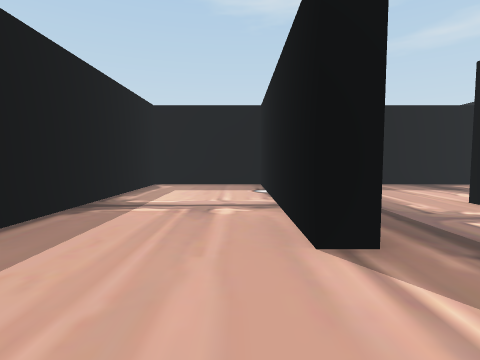
[1] (above)

20 first-person views from a walk through a 3-D level made in the Unity game engine. The camera is 1.4 m above the floor, tilts 4° down and sees 80° across. The floor is counted in squares, 2 m on a side. Each view is taken from the middle of a square. On the plan, view 1 faces up. The plan holds only what a view shows up to about 10 squares ahead; the rest is blank. The player character is not drawn.

[2]
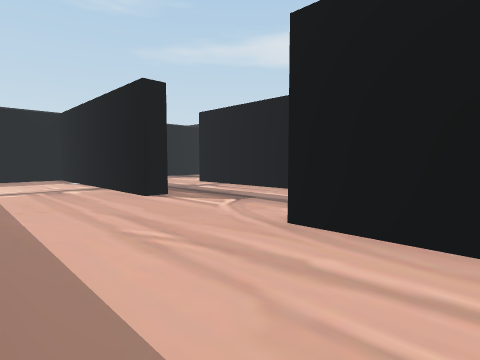

[3]
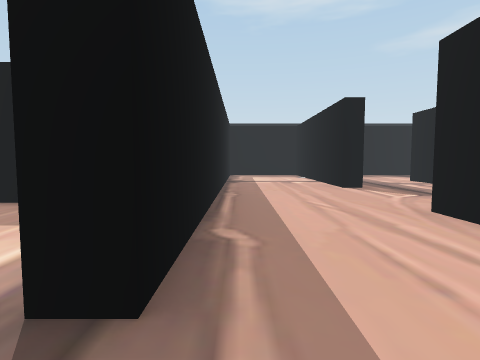

[4]
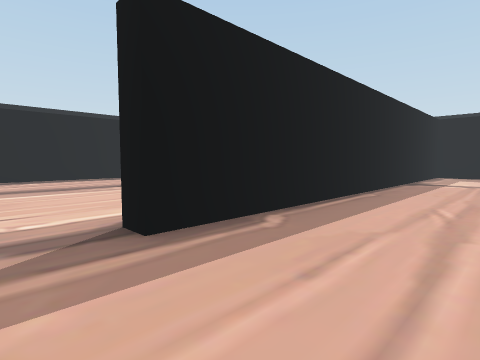

[5]
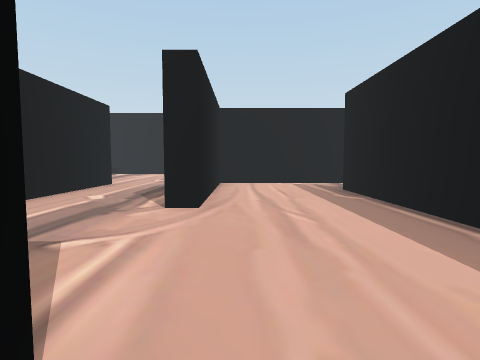

[6]
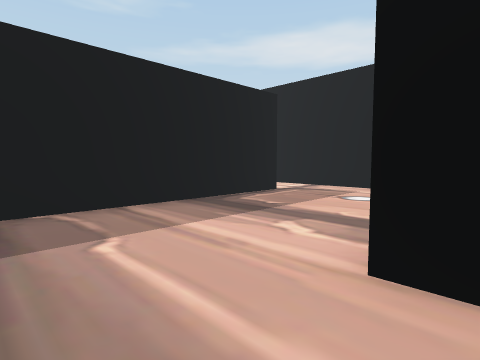

[7]
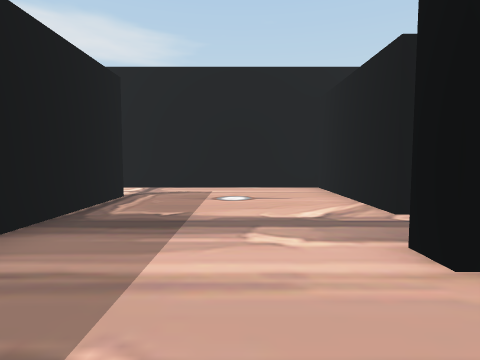

[8]
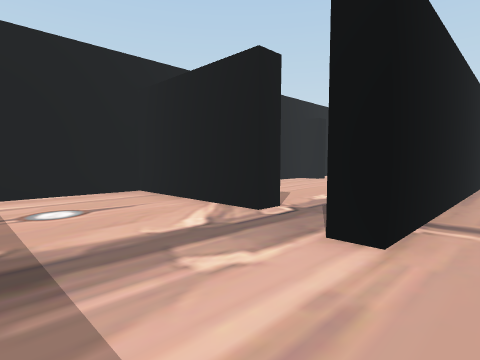

[9]
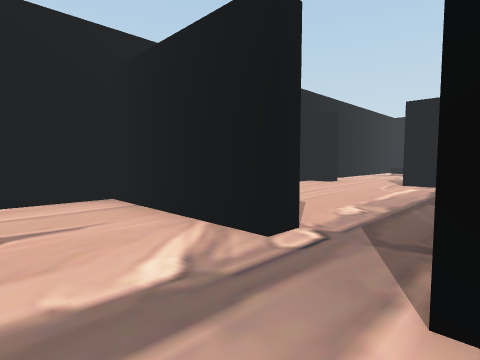

[10]
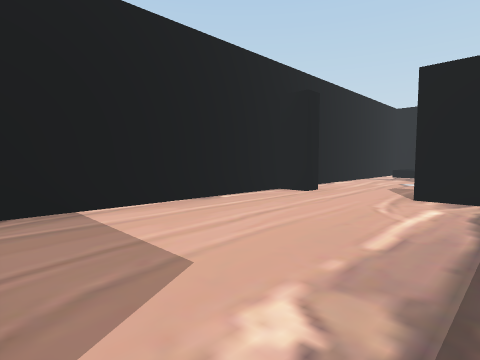

[11]
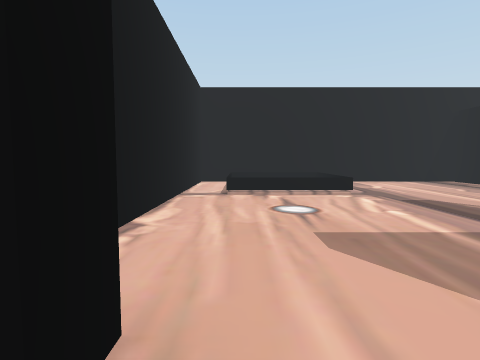

[12]
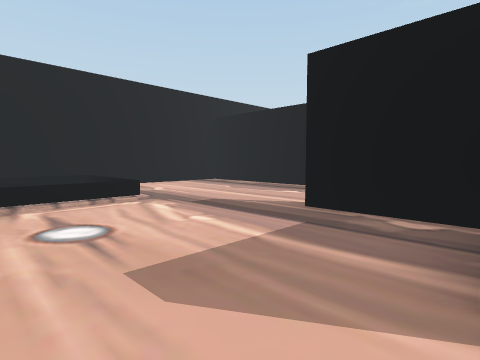

[13]
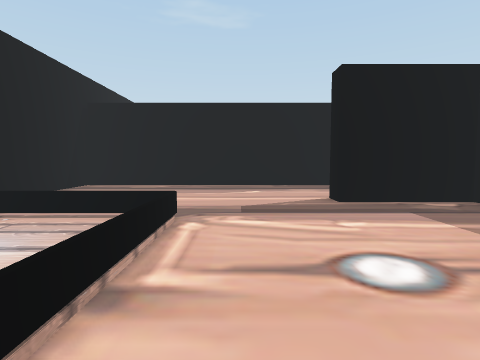

[14]
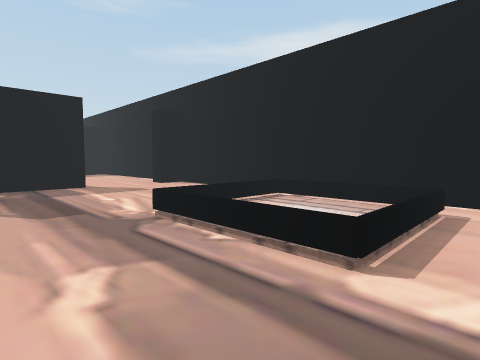

[15]
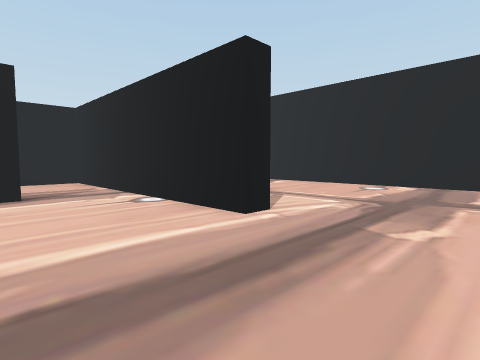

[16]
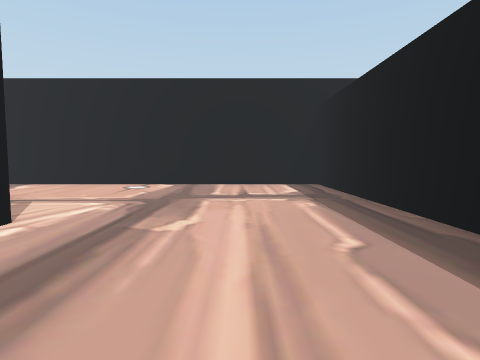

[17]
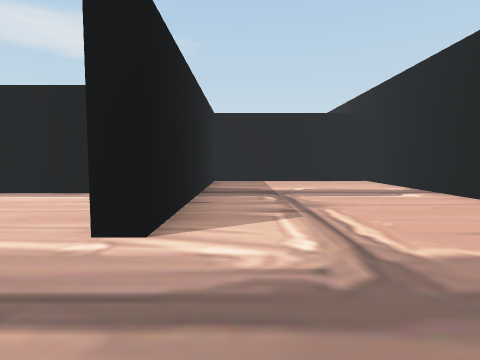

[18]
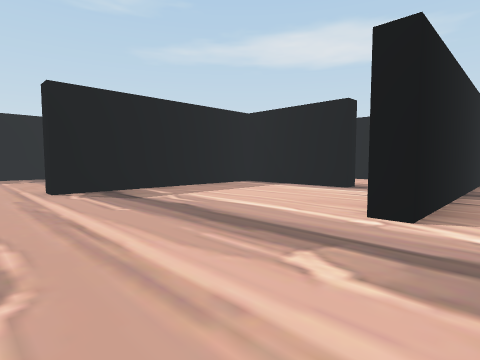

[19]
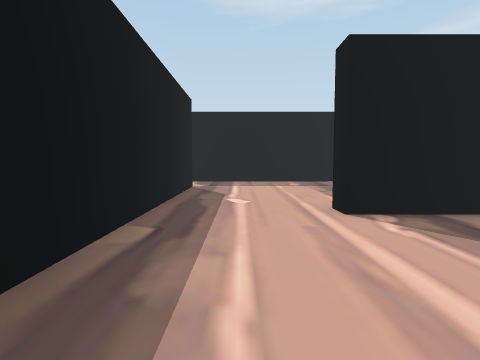

[20]
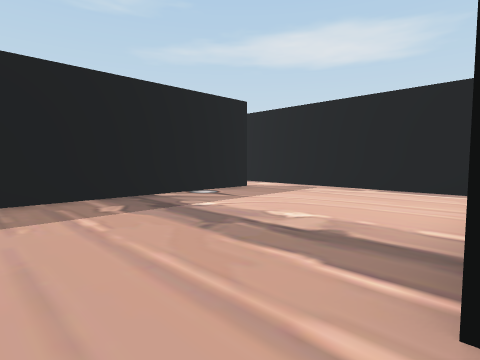

### Floor plan
Key: @ floor where view 1 was taken; # wall or solid block; . floor; = window, fence, low wall or low ledge.
Columns run from 12 left of view 1 to 10 right of it. Each row starts with its distance up from view 1.
 10                       #
  9                     ..#
  8          ###########..#
  7          #...#........#
  6         .#...#........#
  5 ########.#...#........#
  4  ........#...#..#.#####
  3  #.......#...#..#.....#
  2  #.......#......#.....#
  1  #.......#......#.....#
  0  #..######..@...#.....#
 -1  #.......#......#.....#
 -2  #.......#...#..#.....#
 -3  #.......#...#..###..##
 -4  #...........#..#.....#
 -5  #...........#..#.....#
 -6  #....########........#
 -7  #...........#........#
 -8  #...........#....===.#
 -9  #...........#....=.=.#
-10  #...........#....===.#
-11  #...........#........#
-12  ######################

Positions as (right, up) in squares from view 1, and headings:
1: (0, 0), facing up
2: (-2, -3), facing up-right
3: (-2, -5), facing up
4: (0, -5), facing up-left
5: (0, 3), facing down
6: (2, 4), facing up-right
7: (2, 6), facing right
8: (3, 7), facing down-right
9: (4, 6), facing down-right
10: (5, 3), facing down-right
11: (8, -2), facing down
12: (8, -3), facing down-left
13: (9, -7), facing left
14: (4, -11), facing up-right
15: (-9, -3), facing down-right
16: (-9, -3), facing down
17: (-9, -7), facing right
18: (-10, -7), facing up-right
19: (-10, -4), facing up
20: (-10, 0), facing up-right
